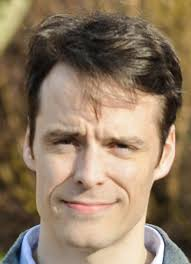
#> input picture test.jpeg, 191 x 264 px
$ jupyter execute 'Kashish Sehgal.ipynb'
#> lines starting #> are read from the running program, lines starting #| are printed output that depends on the picture; after the words box and inside, x2 and y2 are one past the last pixel; in counts of white or black regions, pixels touching at a corner belong together
## OpenCV Face Detection

[cell 1]
import cv2
import time
import matplotlib.pyplot as plt
face_cascade = cv2.CascadeClassifier(cv2.data.haarcascades + "haarcascade_frontalface_default.xml")
lbp_face_cascade = cv2.CascadeClassifier("lbpcascade_frontalface.xml")

[cell 2]
#loading image
img = cv2.imread('test.jpeg')
#> img is the input picture: shape (264, 191, 3); mean B, G, R 98.6, 121.5, 142.3

# Converting to rgb
img_rgb = cv2.cvtColor(img, cv2.COLOR_RGB2BGR)
plt.imshow(img_rgb)

[cell 3]
# Converting to grayscale
img_gray = cv2.cvtColor(img, cv2.COLOR_BGR2GRAY)
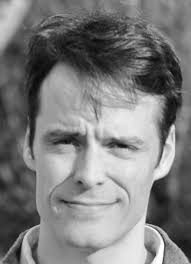
#> img_gray: shape (264, 191); min 7, max 255, mean 125.1

# Displaying grayscale image
plt.imshow(img_gray, cmap='gray')

### Haar Cascade Classifier

[cell 4]
t1 = time.time()
faces = face_cascade.detectMultiScale(img_gray, 1.3, 5)
#> faces = [[20, 90, 145, 145]]
t2 = time.time()
dt1 = t2 - t1


for (x,y,w,h) in faces:
    # To draw a rectangle in a face
    cv2.rectangle(img_rgb,(x,y),(x+w,y+h),(255,255,0),2)
    roi_gray = img_gray[y:y+h, x:x+w]
    roi_color = img_rgb[y:y+h, x:x+w]
#> this loop made 1 pass
#> pass 1, `roi_gray = img_gray[y:y+h, x:x+w]`:
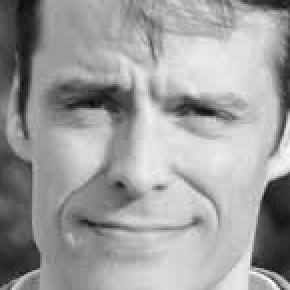
#> roi_gray: shape (145, 145) (shown 2 times larger); min 10, max 254, mean 158.3
#> pass 1, `roi_color = img_rgb[y:y+h, x:x+w]`:
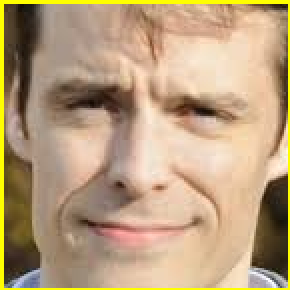
#> roi_color: shape (145, 145, 3) (shown 2 times larger); mean R, G, B 185.6, 158.7, 124.9
#> after the loop:
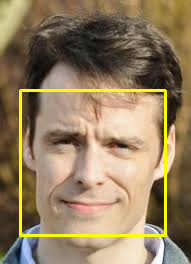
#> img_rgb: shape (264, 191, 3); mean R, G, B 146.5, 126.3, 95.4
plt.title("Haar Cascade Classifier\n  Time taken: {}".format(dt1))
#Display an image in a window
plt.imshow(img_rgb)

## LBP Cascade Classifier

[cell 5]
t1 = time.time()
faces = lbp_face_cascade.detectMultiScale(img_gray, 1.3, 5)
#> faces = [[20, 92, 143, 143]]
t2 = time.time()
dt2 = t2 - t1


for (x,y,w,h) in faces:
    # To draw a rectangle in a face
    cv2.rectangle(img_rgb,(x,y),(x+w,y+h),(255,255,0),2)
    roi_gray = img_gray[y:y+h, x:x+w]
    roi_color = img_rgb[y:y+h, x:x+w]
#> this loop made 1 pass
#> pass 1, `roi_gray = img_gray[y:y+h, x:x+w]`:
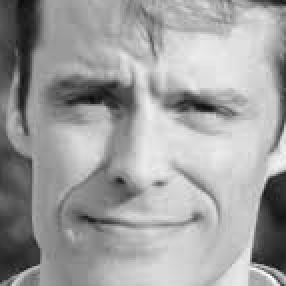
#> roi_gray: shape (143, 143) (shown 2 times larger); min 10, max 254, mean 159.6
#> pass 1, `roi_color = img_rgb[y:y+h, x:x+w]`:
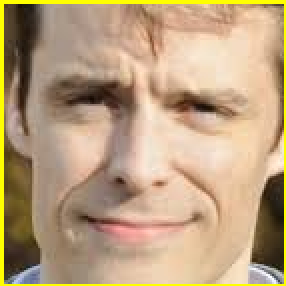
#> roi_color: shape (143, 143, 3) (shown 2 times larger); mean R, G, B 187, 159.9, 125.9
#> after the loop:
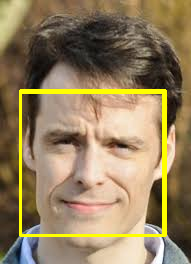
#> img_rgb: shape (264, 191, 3); 1.12% of pixels changed, all inside (x1, y1, x2, y2) = (22, 92, 164, 234)


plt.title("LBP Cascade Classifier\n  Time taken: {}".format(dt2))
#Display an image in a window
plt.imshow(img_rgb)
